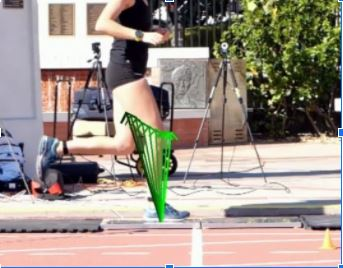
#> input picture DocMaterials/VectorOverlayExample.JPG, 343 x 268 px
$ python -i CropVideo.py   (imports and definitions only)
#> lines starting #> are read from the running program, lines starting #| are printed output that depends on the picture
#> further down, picture is the input picture: shape (268, 343, 3); mean B, G, R 139.3, 148.6, 159.2
# -*- coding: utf-8 -*-
"""
CropVideo

Crop the original video to set duration

Created on Thu Oct 10 09:45:08 2019

@author: Casey Wiens, cwiens32@gmail.com
"""

#    from moviepy.video.io.ffmpeg_tools import ffmpeg_extract_subclip
# from moviepy.video.io.VideoFileClip import VideoFileClip
import cv2
import numpy as np

def increase_brightness(img, value=30):
#> called with value = 30
    hsv = cv2.cvtColor(img, cv2.COLOR_BGR2HSV)
#> hsv: shape (268, 343, 3); mean H, S, V 55.6, 64.4, 166
    h, s, v = cv2.split(hsv)
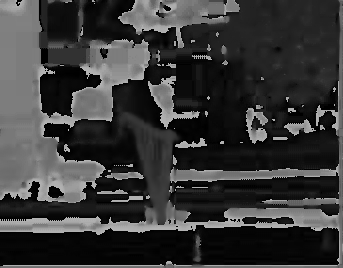
#> h: shape (268, 343); min 0, max 179, mean 55.6
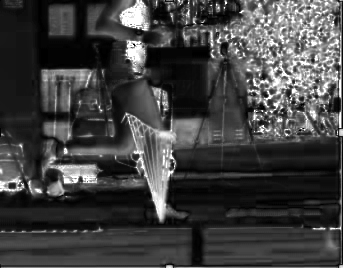
#> s: shape (268, 343); min 0, max 255, mean 64.4
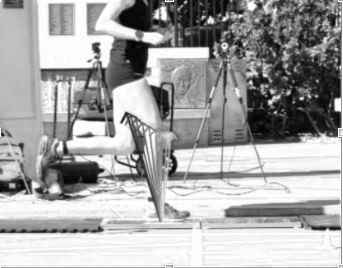
#> v: shape (268, 343); min 0, max 255, mean 166

    lim = 255 - value
    v[v > lim] = 255
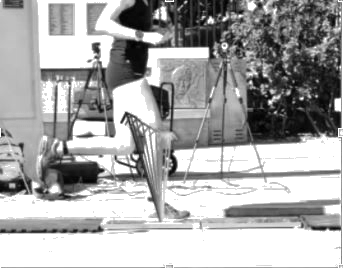
#> v: shape (268, 343); min 0, max 255, mean 169.2
    v[v <= lim] += value
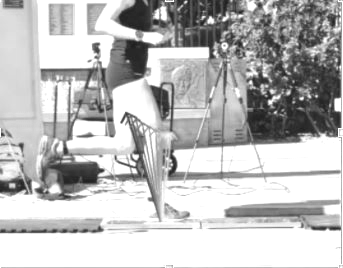
#> v: shape (268, 343); min 30, max 255, mean 188.7

    final_hsv = cv2.merge((h, s, v))
#> final_hsv: shape (268, 343, 3); mean H, S, V 55.6, 64.4, 188.7
    img = cv2.cvtColor(final_hsv, cv2.COLOR_HSV2BGR)
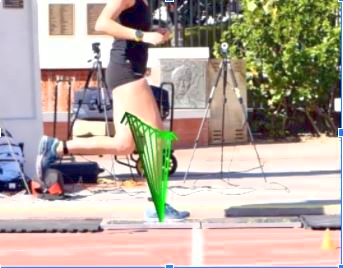
#> img: shape (268, 343, 3); mean B, G, R 156.7, 167.7, 179.8

    return img


# [93 lines left out: function CropVideo, not called in this run]

>>> import cv2
>>> picture = cv2.imread('DocMaterials/VectorOverlayExample.JPG')
>>> result = increase_brightness(picture)

$ run again, on DocMaterials/CI_VertForce_DataframeExample.PNG
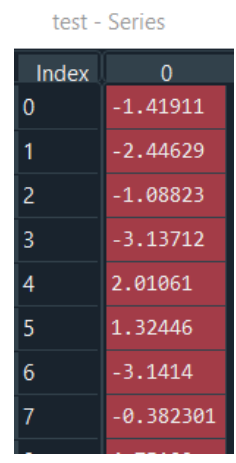
#> input picture DocMaterials/CI_VertForce_DataframeExample.PNG, 236 x 463 px
#> picture is the input picture: shape (463, 236, 3); mean B, G, R 102.2, 93.9, 126.4
#> hsv: shape (463, 236, 3); mean H, S, V 110.1, 102.7, 135.5
#> in increase_brightness, `v[v <= lim] += value`:
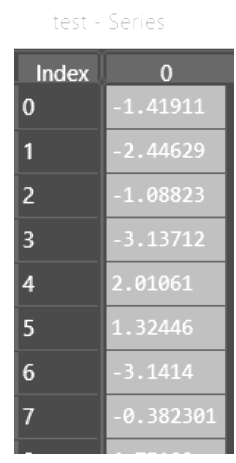
#> v: shape (463, 236); min 75, max 255, mean 160.2
#> final_hsv: shape (463, 236, 3); mean H, S, V 110.1, 102.7, 160.2
#> in increase_brightness, `img = cv2.cvtColor(final_hsv, cv2.COLOR_HSV2BGR)`:
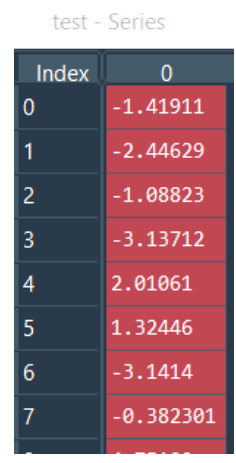
#> img: shape (463, 236, 3); mean B, G, R 120.2, 109, 145.8

$ run again, on DocMaterials/FindPlates_CornersExample.PNG
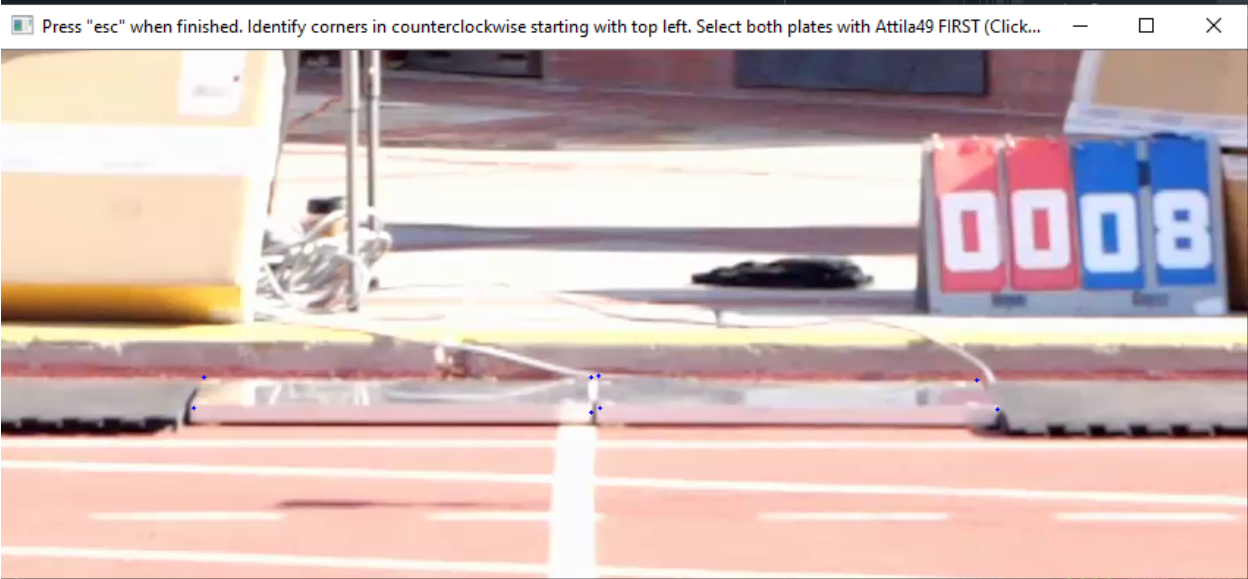
#> input picture DocMaterials/FindPlates_CornersExample.PNG, 1248 x 579 px
#> picture is the input picture: shape (579, 1248, 3); mean B, G, R 185.4, 188, 209.4
#> hsv: shape (579, 1248, 3); mean H, S, V 61.8, 46.3, 214.1
#> in increase_brightness, `v[v <= lim] += value`:
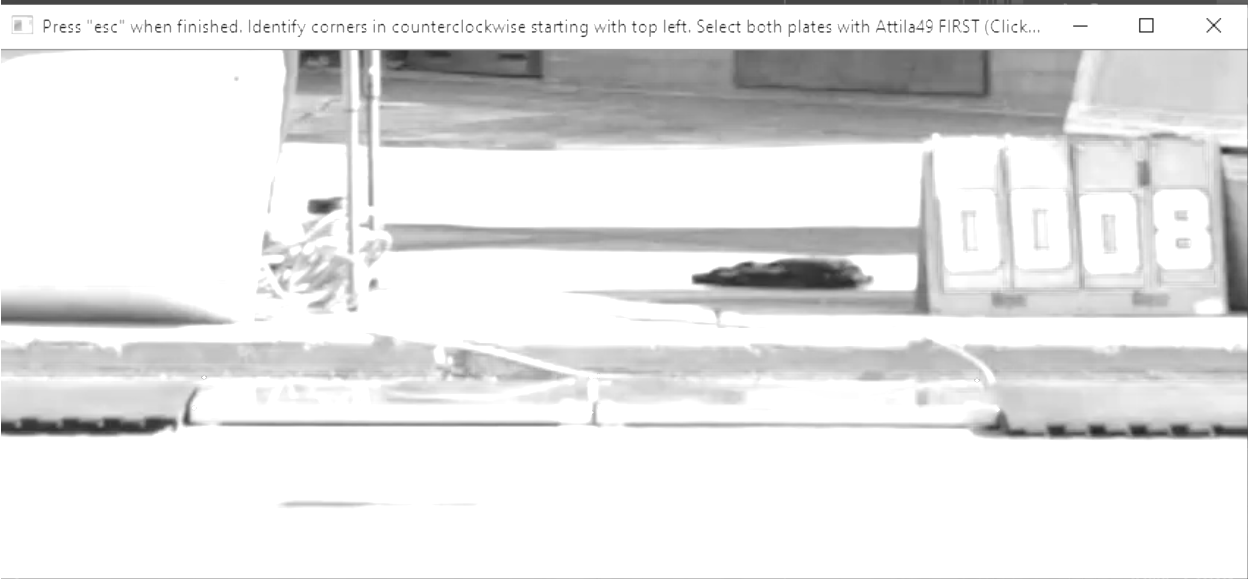
#> v: shape (579, 1248); min 35, max 255, mean 228.1
#> final_hsv: shape (579, 1248, 3); mean H, S, V 61.8, 46.3, 228.1
#> in increase_brightness, `img = cv2.cvtColor(final_hsv, cv2.COLOR_HSV2BGR)`:
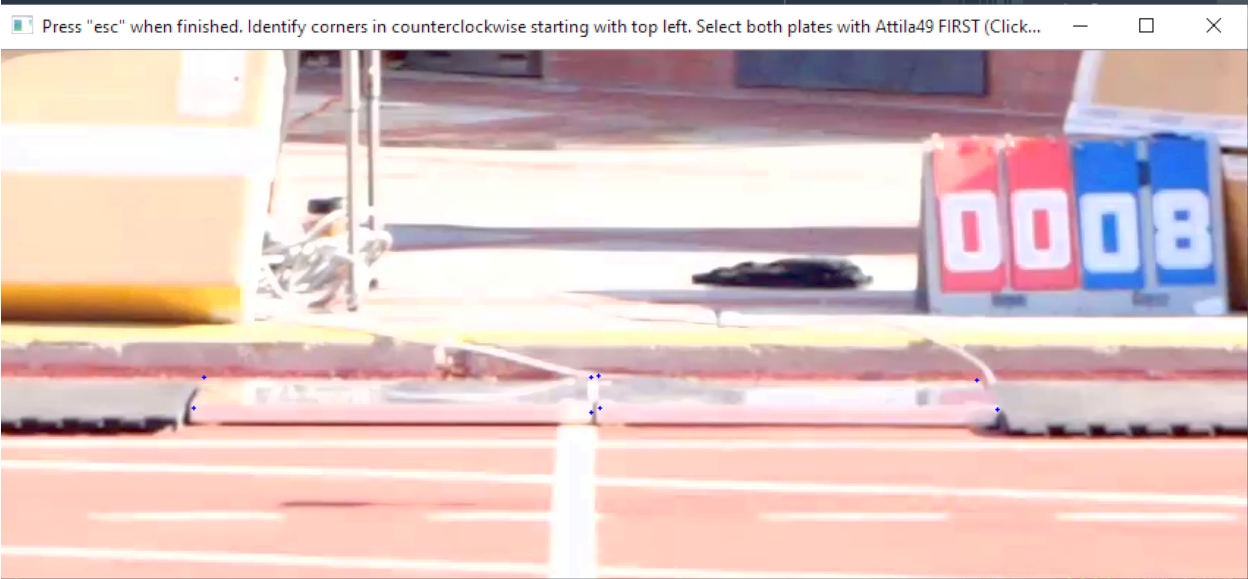
#> img: shape (579, 1248, 3); mean B, G, R 197.2, 199, 222.5
